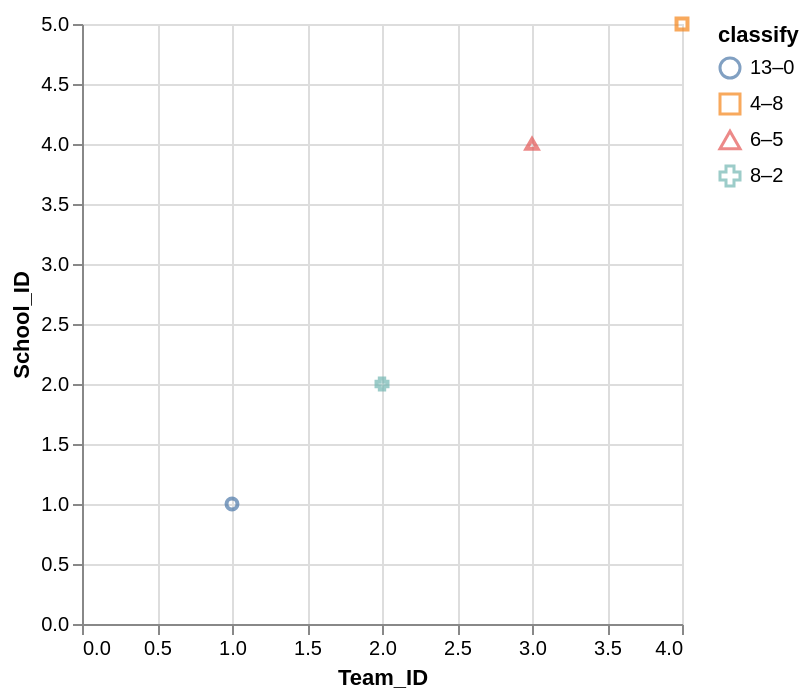

Write the Vega-Lite specification saved for this chart.
### Vega-Lite specification from a JSON file in a GitHub repository (floating-point values rounded to 4 significant figures)
{"data": {"values": [{"x_data": 1, "y_data": 1, "classify": "13–0"}, {"x_data": 4, "y_data": 5, "classify": "4–8"}, {"x_data": 3, "y_data": 4, "classify": "6–5"}, {"x_data": 2, "y_data": 2, "classify": "8–2"}]}, "mark": "point", "encoding": {"x": {"field": "x_data", "type": "quantitative", "title": "Team_ID", "scale": {"zero": "false"}}, "y": {"field": "y_data", "type": "quantitative", "title": "School_ID", "scale": {"zero": "false"}}, "color": {"field": "classify", "type": "nominal"}, "shape": {"field": "classify", "type": "nominal"}}}
